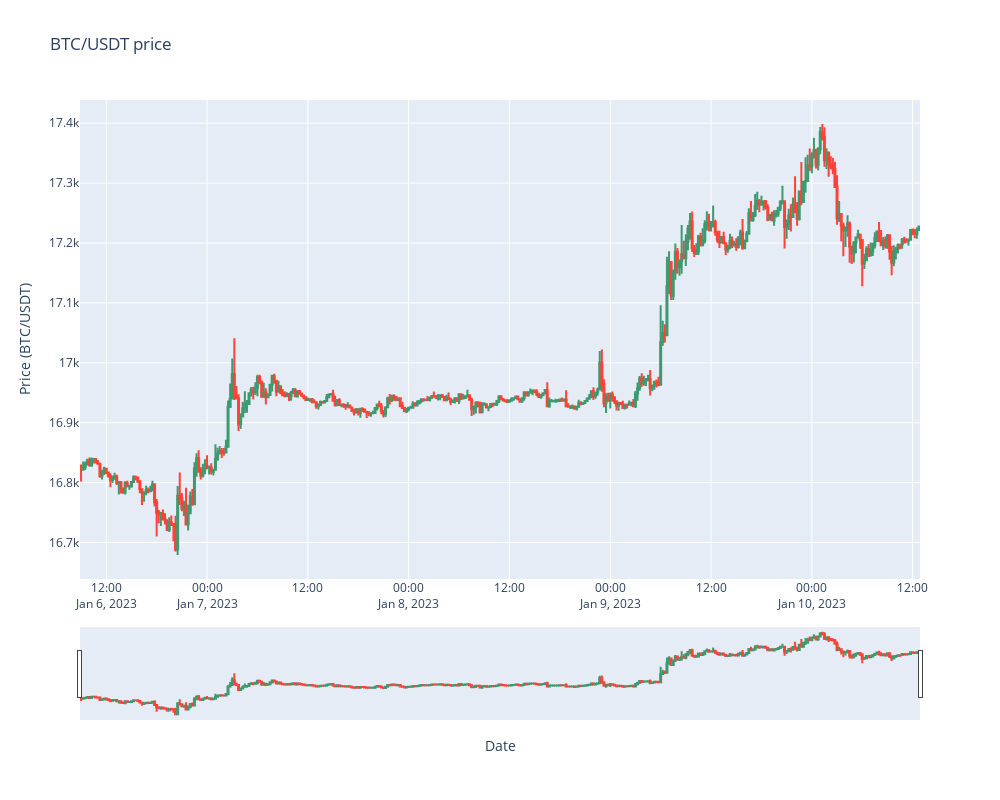

The cell this chart's notebook holds for it:
### Markdown cell above
### 📌 Visualize prices as candle stick

### Code cell
fig = go.Figure(data=[go.Candlestick(x=pd_df.index,
                open=pd_df['Open price'],
                high=pd_df['High price'],
                low=pd_df['Low price'],
                close=pd_df['Close price'])])
# set new height and width
fig.update_layout(
    height=800,
    width=1000,
    title_text="BTC/USDT price",
    yaxis_title="Price (BTC/USDT)",
    xaxis_title="Date",
    xaxis_rangeslider_visible=True
)

fig.show()

### Figure 1 — Plotly figure (JSON) as saved in the notebook; plotly's stock layout.template omitted (floating-point values rounded to 4 significant figures; data arrays with more than 128 entries replaced by an {"elided": "..."} marker saying what was removed)
{"data": [{"close": {"elided": "400 float values"}, "high": {"elided": "400 float values"}, "low": {"elided": "400 float values"}, "open": {"elided": "400 float values"}, "type": "candlestick", "x": {"elided": "400 str values"}}], "layout": {"height": 800, "title": {"text": "BTC/USDT price"}, "width": 1000, "xaxis": {"rangeslider": {"visible": true}, "title": {"text": "Date"}}, "yaxis": {"title": {"text": "Price (BTC/USDT)"}}}}
